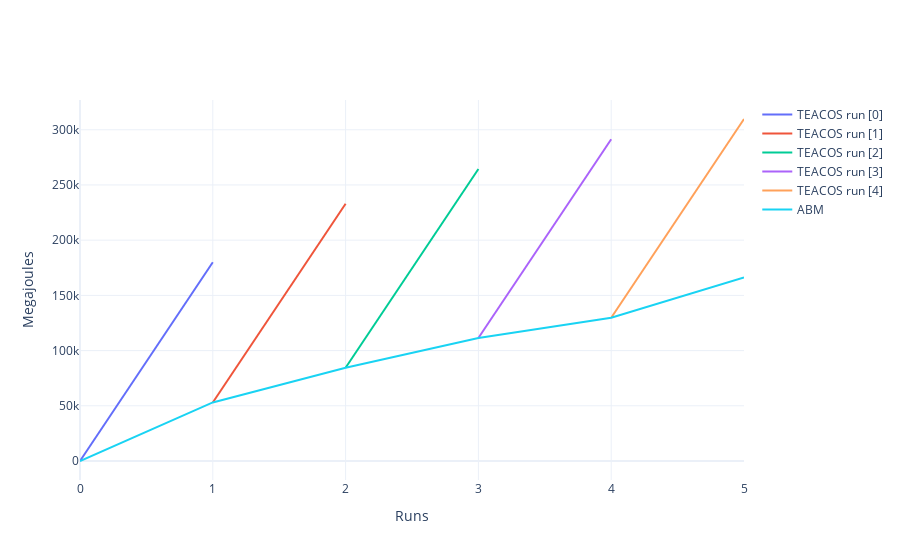

Here is the notebook cell this chart was saved with:
### Code cell
import plotly.graph_objects as go

fig = go.Figure()

for i, row in df.iterrows():
	if np.isnan(row["incr"]):
		continue
	# Add 2-point trace for each row of "csum" and "csum+incr"
	fig.add_trace(go.Scatter(x=[i, i+1], y=[row["csum"], row["csum"]+row["incr"]],
					mode='lines',
					name=f'TEACOS run [{i}]'))

fig.add_trace(go.Scatter(x=df.index, y=df["csum"],
                         					mode='lines',
					name='ABM'))

fig.update_layout(xaxis_title='Runs',
				   yaxis_title='Megajoules',
				   template='plotly_white'
				  )


fig.show()
fig.write_image("FiveIterationsLineChart.png")

### Figure 1 — Plotly figure (JSON) as saved in the notebook; plotly's stock layout.template omitted (floating-point values rounded to 4 significant figures)
{"data": [{"mode": "lines", "name": "TEACOS run [0]", "x": [0, 1], "y": [0.0, 180000.0], "type": "scatter"}, {"mode": "lines", "name": "TEACOS run [1]", "x": [1, 2], "y": [53030.0, 233000.0], "type": "scatter"}, {"mode": "lines", "name": "TEACOS run [2]", "x": [2, 3], "y": [84470.0, 264500.0], "type": "scatter"}, {"mode": "lines", "name": "TEACOS run [3]", "x": [3, 4], "y": [111400.0, 291400.0], "type": "scatter"}, {"mode": "lines", "name": "TEACOS run [4]", "x": [4, 5], "y": [129700.0, 309700.0], "type": "scatter"}, {"mode": "lines", "name": "ABM", "x": [0, 1, 2, 3, 4, 5], "y": [0.0, 53030.0, 84470.0, 111400.0, 129700.0, 166300.0], "type": "scatter"}], "layout": {"xaxis": {"title": {"text": "Runs"}}, "yaxis": {"title": {"text": "Megajoules"}}}}
